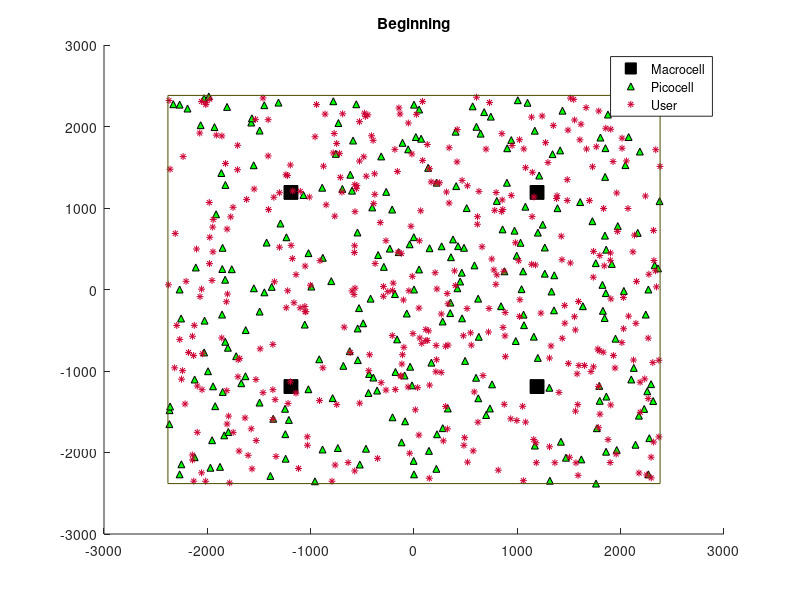

Here is the MATLAB script that generated this plot: (Note: this script raises an error after producing the figure.)
%%Rebuild System 2017.2.22
clc, clear, close all
load('ttSimuT');

% ============================================================================== %
%   ____                                                                         %
%  |    \                                                                        %
%  |     \                                                                       %
%  |     |                                                                       %
%  |     /                                                                       %
%  |____/                                                                        % 
%  |        ____            ____        _  _      __     __|__      __           %
%  |       /    \    | /   /    \     |/ \/ \    /  \      |       /  \    | /   %
%  |       |    |\   |/    |    |\    |  |  |    |__/      | /     |__/    |/    %
%  |       \____/ \  |     \____/ \   |  |  |    |___      |/      |___    |     %
% ============================================================================== %

% -----------------------------------------------------
% -------/* Simulation Parameters Setting /* (待確認)--
% -----------------------------------------------------
MTS_1s = 1;		% [sec]														% Minimum Time-of-Stay from 3GPP Standard [sec]
MTS_5s = 5;		% [sec]
TST_HD = 0;


% -----------------------------------------------------
% -----------------/* Time Slot */---------------------
% -----------------------------------------------------
t_d        = 0.1; % ONE MILLISECOND % it's UNIT: sec		% [[[ADJ]]]     % Simulation time duration [sec]
t_start    = t_d;
t_simu     = (t_d/t_d) * ttSimuT; % it's UNIT: sec			% [[[ADJ]]]     % Total Simulation Time [sec]
n_Measured = t_simu/t_d;	                                                % # measurements [# number of times]

											    
% -----------------------------------------------------
% ----------------/* Base Station */-------------------
% -----------------------------------------------------
rectEdge = 4763;															% 系統的邊界 [meter]
load('MC_lct_4sq');															% 大細胞的位置讀出來，矩陣叫:  Macro_location		
load('PC_lct_4sq_n250_random');                                         % 小細胞的位置讀出來 ，矩陣叫: Pico_location
BS_lct = [Macro_location ; Pico_location];								    % 全部細胞的位置

P_MC_dBm    =  46;															% 大細胞 total TX power (全部頻帶加起來的power) [dBm]
P_PC_dBm    =  30;															% 小細胞 total TX power (全部頻帶加起來的power) [dBm]
P_minRsrpRQ = -100; % [dBm]                          		% [[[ADJ]]]     % Minimum Required power to provide services 
																			% sufficiently for UE accessing to BS [dBm]
																			% Requirement for accessing a particular cell
MACROCELL_RADIUS = (10^((P_MC_dBm-P_minRsrpRQ-128.1)/37.6))*1e+3;
PICOCELL_RADIUS  = (10^((P_PC_dBm-P_minRsrpRQ-140.7)/36.7))*1e+3;

n_MC = length(Macro_location);			                                    % 大細胞的數目
n_PC = length(Pico_location);	                                            % 小細胞的數目
n_BS = n_MC + n_PC;															% 全部細胞的數目

% -----------------------------------------------------
% -------------/* Resource Parameter */----------------
% -----------------------------------------------------
sys_BW      = 5   * 1e+6;									% [[[ADJ]]]		% 系統總頻寬 5MHz
BW_PRB      = 180 * 1e+3;													% LTE 每個Resource Block的頻寬為 180kHz
n_ttoffered = sys_BW/(BW_PRB/9*10);											% [[[ADJ]]]     % #max cnct per BS i.e., PRB
                                                                            % 系統 RB 的總數，*9/10那段是把RB的CP算進來除
																			% B E N: Max #PRB under BW = 10 Mhz per slot(0.5ms)
Pico_part   = n_ttoffered;          
GBR         = 256 * 1024;													% Guaranteed Bit Rate is 256 kbit/sec

SINR_th     = -7;		                     								% 這裡應該要設為 -6.5dB (按照3gpp的規格)

% -----------------------------------------------------
% -----------------/* Channel */-----------------------
% -----------------------------------------------------
Gamma_MC            = 3.76;                                                 % Pathloss Exponent (MC)            
Gamma_PC            = 3.67;                                                 % Pathloss Exponent (PC)  
P_N_dBmHz           = -174; % [dBm/Hz]										% 高斯雜訊的 Power Density [dBm/Hz]
LTE_NoiseFloor_dBm  = P_N_dBmHz + 10*log10(BW_PRB);							% Noise Floor approximate -121.45 [dBm/RB]
LTE_NoiseFloor_watt = 10^((LTE_NoiseFloor_dBm - 30)/10);					% Noise Floor approximate 7.1614 * 1e+16 [watt/RB]



% -----------------------------------------------------
% ------------/* User 位置和數目 */--------------------
% -----------------------------------------------------
load('UE_lct_n400_random');
UE_lct = UE_location;                                                       % 讀UE的位置出來 (注意檔名)
n_UE = length(UE_lct);			                                            % 全部UE的數目

% -----------------------------------------------------
% -------------/* Handover Setting */------------------
% -----------------------------------------------------
HHM    = 3;	  % [dB]										% [[[ADJ]]]     % Handover Hysteresis Margin [dB]
t_TTT  = 0.1; % [sec]										% [[[ADJ]]]     % NYC
t_T310 = 1;   % [sec]

% -----------------------------------------------------
% ----------------/* Q-Learning */---------------------
% -----------------------------------------------------
n_FuzzyDegree =  5;
n_Rule        = 25;
n_Act         =  5;

FQ_BS_DF_TST = 0.8;											% [[[INH]]]     % Discount Factor
FQ_BS_LR_TST = 0.2;											% [[[INH]]]     % Learning Rate
FQ_BS_LI_TST = 5  ;											% [[[INH]]]     % Learning Interval is 5 [sec]

% -----------------------------------------------------
% -----------/* 把系統Model圖跑出來 */-----------------
% -----------------------------------------------------
figure(), hold on;
plot(Macro_location(:,1), Macro_location(:,2), 'sk', 'MarkerFaceColor', 'k','MarkerSize',10);
plot(Pico_location(:,1), Pico_location(:,2), '^k', 'MarkerFaceColor', 'g','MarkerSize', 5);
plot(UE_lct(:,1), UE_lct(:,2), '*', 'Color',[0.8 0.0 0.2],'MarkerSize',5);
plot([+1,-1,-1,+1,+1]*rectEdge/2, [+1,+1,-1,-1,+1]*rectEdge/2, 'Color', [0.3 0.3 0.0]);
title('Beginning');
legend('Macrocell','Picocell','User');
set(gcf,'numbertitle','off');
set(gcf,'name','Environment');



% ================================================================== %
%   ________                                                         %
%      |                                                        |    %
%      |                                                        |    %
%      |                                                        |    %
%      |                                                        |    %
%      |           __      .       |       .       ____         |    %
%      |        | /  \           __|__            /    \        |    %
%      |        |/    \    |       |       |     |      |       |    %
%      |        |     |    |       | /     |     |      |\      |    %
%   ___|____    |     |    |       |/      |      \____/  \     |    %
% ================================================================== %

% -----------------------------------------------------
% ---------/* 下面是細胞跟UE的初始化 */----------------
% -----------------------------------------------------
% MC Setting
dist_MC    = zeros(1, n_MC);										        % dist. btwn UE and MC
RsrpMC_dBm = zeros(1, n_MC);										        % RSRP from MC
RsrpMC_dB  = zeros(1, n_MC);
idx_RsrpMC = 0;														        % Just Initialization

% PC setting
dist_PC    = zeros(1, n_PC);										        % dist. btwn PC and UE
RsrpPC_dBm = zeros(1, n_PC);										        % RSRP from PC
RsrpPC_dB  = zeros(1, n_PC);
idx_RsrpPC = 0;														        % Just Initialization

% UE setting
UE_v              = zeros(n_UE, 2);									        % User's velocities on x-axis & y-axis respectively
UE_timer_RWP1step = zeros(n_UE, 1);									        % The Timer of RandomWayPoint for changing DIRC
load('seedSpeedMDS'); 	% 1000 x 6666								        % 2016.11.17
load('seedAngleDEG');   % 1000 x 6666								        % 2016.11.24
load('seedEachStep'); 	% 1000 x 6666									    % 2016.11.17
idx_SEED          = ones(n_UE, 1);	% seed index						    % 2016.11.17
INT_SSL           = zeros(n_UE,1);	% Interference proposed by SSL

% -----------------------------------------------------
% ---------/* 下面是TST BDRY的初始化*/-----------------
% -----------------------------------------------------
% BS部分
n_RBoffer_TST   = zeros(1, n_BS);									        % The number of RB a BS offer to UEs inside it
Load_TST        = zeros(1, n_BS);
CIO_TST         = zeros(1, n_BS);

n_HO_BS_TST     = zeros(1, n_BS);	% Only for target cell			        % KPI: Handover Number of BS

% UE部分
crntRSRP_TST    = zeros(n_UE, 1);		% [dBm]

idx_UEcnct_TST  = zeros(1, n_UE);                                           % UE實際連結的基地台
idx_UEprey_TST  = zeros(1, n_UE);		                                    % UE想要連結的基地台


logical_HO      = zeros(1, n_UE);								            % '1' if idx_UEcnct just changed; '0' if idx_UEcnct is same.

timer_Arrive    = zeros(1, n_UE);	                                        % 2017.01.04


timer_TTT_TST  = zeros(1, n_UE) + t_TTT;
n_HO_UE_TST    = zeros(1, n_UE);								            % KPI: Handover Number of UE
n_HO_M2M       = 0;
n_HO_M2P       = 0;
n_HO_P2M       = 0;
n_HO_P2P       = 0;
n_HO_P2P_CoMP  = 0;

state_PPE_TST  = zeros(n_UE, 5);
n_PPE_1s_TST   = zeros(1, n_UE);								            % KPI: Ping-Pong Number
n_PPE_5s_TST   = zeros(1, n_UE);								            % KPI: Ping-Pong Number
PPR_5s_TST     = zeros(1, n_UE);								            % 2016.12.15


timer_Drop_OngoingCall_NoRB      = zeros(1, n_UE) + t_T310;
timer_Drop_OngoingCall_RBNotGood = zeros(1, n_UE) + t_T310;


% DropReason           = zeros(1,n_UE);	                                    % 2016.12.27	Drop Reason Range = [1,2,3,4] 
% 													                                    %   1 : RB not enough
% 													                                    %   2 : ToS limit
% 													                                    %   3 : Connecting
% 													                                    %   4 : TTT countdown

% DropReason1_M2M___RB = zeros(1,n_UE);	% Drop Reason = 1                   % 因為資源不夠而中斷 (Drop)連線
% DropReason2_M2P___RB = zeros(1,n_UE);	% Drop Reason = 1                     M2M(Macro to Macro)
% DropReason3_P2M___RB = zeros(1,n_UE);	% Drop Reason = 1                     M2P(Macro to Pico)
% DropReason4_P2P___RB = zeros(1,n_UE);	% Drop Reason = 1

% DropReason5_M2M__ToS = zeros(1,n_UE);	% Drop Reason = 2                   % 因為ToS太短，小於ToS Threshold，所以不Handover
% DropReason6_M2P__ToS = zeros(1,n_UE);	% Drop Reason = 2
% DropReason7_P2M__ToS = zeros(1,n_UE);	% Drop Reason = 2
% DropReason8_P2P__ToS = zeros(1,n_UE);	% Drop Reason = 2

% DropReason9_MMM_Conn = zeros(1,n_UE);	% Drop Reason = 3                   % A3 event 沒有發生，且因為CIO 的關係造成dropping
% DropReasonX_PPP_Conn = zeros(1,n_UE);	% Drop Reason = 3                     MMM and PPP代表目前serving對象為MC or PC

% DropReasonY_M2M__TTT = zeros(1,n_UE);	% Drop Reason = 4                   % 在TTT以內的時間發生dropping
% DropReasonY_M2P__TTT = zeros(1,n_UE);	% Drop Reason = 4
% DropReasonY_P2M__TTT = zeros(1,n_UE);	% Drop Reason = 4
% DropReasonY_P2P__TTT = zeros(1,n_UE);	% Drop Reason = 4
% % 老師的解讀:Reason1, 3, 4都是因為資源不夠的關係 (待確認)

% UE TST (LPA的部分)
LPA_P1t = zeros(1,n_UE);	% TrgtCell
LPA_P2t = zeros(1,n_UE);
LPA_P3t = zeros(1,n_UE);
LPA_Ps  = 10^((P_minRsrpRQ-30)/10);	% [Watt]
LPA_t1  = zeros(1,n_UE);
LPA_t2  = zeros(1,n_UE);
LPA_t3  = zeros(1,n_UE);
LPA_idx_pkt      = zeros(1,n_UE);
LPA_pred_trgtToS = zeros(1,n_UE);


GPSinTST_trgtToS = zeros(1,n_UE); % GPS量出來的 TOS

% -----------------------------------------------------
% ---------/* Fuzzy Q Learning 的初始化*/--------------
% -----------------------------------------------------
DoM_CIO_TSTc       = zeros(n_BS, n_FuzzyDegree);
DoM_Load_TSTc      = zeros(n_BS, n_FuzzyDegree);
DoT_Rule_New_TSTc  = zeros(n_BS, n_Rule);
DoT_Rule_Old_TSTc  = zeros(n_BS, n_Rule);
Q_Table_TSTc       = zeros(n_Rule, n_Act, n_BS);
% load('Q_Table_TSTc');
GlobalAct_TSTc     = zeros(1,n_BS);
idx_subAct_choosed_new_TSTc = zeros(n_BS, n_Rule);
idx_subAct_choosed_old_TSTc = zeros(n_BS, n_Rule);
Q_fx_new_TSTc      = zeros(1,n_BS);
Q_fx_old_TSTc      = zeros(1,n_BS);
V_fx_new_TSTc      = zeros(1,n_BS);
Q_reward_TSTc      = zeros(1,n_BS);
Q_bonus_TSTc       = zeros(1,n_BS);

% -----------------------------------------------------
% ---------/* 計算 Performance 的初始化 */-------------
% -----------------------------------------------------
% 算BS的
PRFM_TST_BS_CBR   = zeros(1, n_Measured);
PRFM_TST_BS_CDR   = zeros(1, n_Measured);
PRFM_TST_BS_QoS   = zeros(1, n_Measured);

% 算UE的
PRFM_TST_UE_nHO   = zeros(1, n_Measured);
PRFM_TST_UE_CBR   = zeros(1, n_Measured);	% 2017.01.05
PRFM_TST_UE_CDR   = zeros(1, n_Measured);
PRFM_TST_UE_1snPP = zeros(1, n_Measured);
PRFM_TST_UE_5snPP = zeros(1, n_Measured);
PRFM_TST_UE_5sPPR = zeros(1, n_Measured);

% 算Load Balancing
LB_Idle           = zeros(1, n_Measured);	% 2017.01.19
LB___PC           = zeros(1, n_Measured);	% 2017.01.19
LB___MC           = zeros(1, n_Measured);	% 2017.01.19

% Counter 
PRFM_CTR          = 1;

% -----------------------------------------------------
% ---------------/* 我的東西 初始化 */-----------------
% -----------------------------------------------------
CRE_Macro       = zeros(1, n_MC) + 0;                      % Macro 的 CRE [dBm]
CRE_Pico        = zeros(1, n_PC) + 0;                      % Pico  的 CRE [dBm]
CRE             = [CRE_Macro CRE_Pico];                    % Cell Range Expension，主要給小細胞用的，讓小細胞抓更多人進來

BS_RB_table     = zeros(n_MC + n_PC, n_ttoffered);         % 全部Cell的RB使用狀況    0:未用 1:已用
BS_RB_who_used  = zeros(n_MC + n_PC, n_ttoffered);         % Cell的RB看是哪個UE在用
UE_RB_used      = zeros(n_UE, n_ttoffered);                % UE使用了哪些RB          0:未用 1:已用
UE_Throughput   = zeros(1, n_UE);                          % 顯示每個UE的Throughput  

UE_CoMP_orNOT   = zeros(1, n_UE);                          % 判斷UE又沒有在做CoMP  0:沒有 1:正在做CoMP                    
idx_UEcnct_CoMP = zeros(n_UE, 2);                          % 看UE是給哪兩個Cell做CoMP : Colunm1 是 Serving Cell, Colunm2 是 Cooperating Cell
CoMP_Threshold  = 4;                                       % 執行CoMP的RSRP Threshold，一定要大於 3dB  (dBm)
CoMP_change_TTT = zeros(1, n_UE) + t_TTT;                  % UE在執行CoMP時，交換Serving和Cooperating角色的TTT


% UE Block定義: 原本UE沒有Serving Cell, 該UE想重新連上線，卻被拒絕
% UE Drop 定義: UE原本有一Serving Cell在服務, 但因種種原因他被放棄

n_Block_UE                 = 0;				               % 被Blcok的人數

n_Block_NewCall_NoRB_Macro = 0;                            % NewCall 因為發現Cell(Max RSRP)沒有可以用的RB了, 所以放棄連線: Block 
n_Block_NewCall_NoRB_Pico  = 0;

n_Block_NewCall_RBNotGood_Macro  = 0;                      % NewCall 因為看到Cell(Max RSRP)可以用的RB之頻譜效率都=0  , 所以放棄連線: Block
n_Block_NewCall_RBNotGood_Pico   = 0;

n_Block_Waiting_BlockTimer       = 0;                      % 在等Block timer，被Block的

UE_CBR                     = 0;                            % Call Block Rate: 全部UE跑完後，  N(被Block的人數) / n_UE

n_Drop_UE                   = 0;                           % 被Drop 的人數

Drop_OngoingCall_NoRB_Macro = 0;                           % OngoingCall 因為發現Serving Cell 沒有可以用的RB了， 並且持續1秒，所以被放棄支持連線:  Drop
Drop_OngoingCall_NoRB_Pico  = 0;

Drop_OngoingCall_RBNotGood_Macro = 0;                      % OngoingCall 因為發現Serving Cell 可以用的RB之頻譜效率都=0 ，並且持續1秒，所以放棄連線:  Drop
Drop_OngoingCall_RBNotGood_Pico  = 0;

UE_CDR                     = 0;                            % Call Drop Rate: 全部UE跑完後， N(被Drop的人數) / n_UE

CDR_BS                     = zeros(1,n_BS);                % 每個Base Station把UE給Drop的次數 
CBR_BS                     = zeros(1,n_BS);                % 每個Base Station把UE給Block的次數

n_DeadUE_BS                = zeros(1, n_BS);		       % 在算BS的Call Block Rate用的
n_LiveUE_BS                = zeros(1, n_BS);		       % 在算BS的Call Block Rate用的    

CBR_BS_TST 		           = zeros(1, n_BS);			   % KPI: Call Block Rate  
CDR_BS_TST 		           = zeros(1, n_BS);			   % KPI: Outage Probability 2016.11.15 -> Call Drop Rate 2017.01.04

BS_RB_consumption          = zeros(1, n_BS);               % 每個Base Station在這段時間所使用的RB數

BS_last_time_serving       = zeros(1, n_BS);               % 上個state服務的人
	
UE_survive                 = 0;                            % UE平均存活人數


Handover_Failure_times                    = 0;                            % Handover失敗的次數
Handover_to_Macro_Failure_NoRB_times      = 0;                  % 想handover到Macro但是被拒絕的次數
Handover_to_Pico_Failure_NoRB_times       = 0;                  % 想handover到Pico但是被拒絕的次數

Handover_to_Macro_Failure_RBNotGood_times = 0;             % 想handover到Macro但是被拒絕的次數
Handover_to_Pico_Failure_RBNotGood_times  = 0;             % 想handover到Pico但是被拒絕的次數


Macro_Serving_Num_change        = zeros((ttSimuT/t_d), 1);
Pico_NonCoMP_Serving_Num_change = zeros((ttSimuT/t_d), 1);
% ============================================================= %
%    ________                                                   %
%   /                                                           %
%  /                                                            %
%  \                                                            %
%   \________      ___|___      ____        |  /     ___|___    %
%            \        |        /    \       | /         |       %
%             \       |       |      |      |/          |       %
%             /       | /     |      |\     |           | /     %
%   _________/        |/       \____/  \    |           |/      %
% ============================================================= %
tic

% Loop 1: Time
for idx_t = t_start : t_d : t_simu								            % [sec] % 0.1 sec per loop
	if (rem(idx_t,t_simu/ttSimuT) < 1e-3)                                       % 顯示時間用的，不知道在幹嘛， 不過不影響
		fprintf(' %.3f sec\n', idx_t)
	end

	AMP_Noise  = LTE_NoiseFloor_watt * randn(1);                            % 每個時間點的白高斯 雜訊都不一樣 [watt/RB]

	CIO_TST(1:1:n_MC) = -5;


	% Loop 2: User	
	% 寫收訊號的，A3 event，統計各個Performance，關係到RB 的要自己來 ( 細胞loading的問題, UE's SINR計算 )
	for idx_UE = 1:n_UE
		Dis_Connect_Reason  = 0;
		Dis_Handover_Reason = 0;

		if idx_t >= 5.9
			a = 1;
		end
		if idx_UE == 268
			a = 1;
		end


		% ============================================================================================= %
		%                    ________                             \                    ___              %
		%   |          |    |                  |    /            __\__ _______        |   |      |__    %
		%   |          |    |              |   |   /--------               | |        |___|   ___|___   %
		%   |          |    |              |  /|  /  \    /       ___      | |         ___   |  _|_ /   %
		%   |          |    |________      | / |      \  /        ___      | |         ___   |   |_     %
		%   |          |    |                  |       \/         ___      / \         /__   /          %
		%   |          |    |                  |       /\        |   |   \/   \  /       /  /   / \     %
		%    __________     |________          |    __/  \__     |___|   /\    \/      \/  /   /   \_   %
		%                                                                                               %
		% ============================================================================================= %
		for mc = 1:n_MC
			dist_MC(mc)    = norm(UE_lct(idx_UE,:) - Macro_location(mc,:)); % 該UE距離全部MC多遠 [meter]
			RsrpMC_dBm(mc) = P_MC_dBm - PLmodel_3GPP(dist_MC(mc), 'M');		% 該UE從這些MC收到的RSRP [dBm]
		end
		for pc = 1:n_PC
			dist_PC(pc)    = norm(UE_lct(idx_UE,:) - Pico_location(pc,:));  % 該UE距離全部PC多遠 [meter]
			RsrpPC_dBm(pc) = P_PC_dBm - PLmodel_3GPP(dist_PC(pc), 'P');	    % 該UE從這些PC收到的RSRP [dBm]
		end
		RsrpBS_dBm  = [RsrpMC_dBm RsrpPC_dBm];
		RsrpBS_dB   = RsrpBS_dBm - 30;								          
		RsrpBS_Watt = 10.^(RsrpBS_dB/10);                                   % 全部換成瓦特

		% =============================================================================================== %
		%                                                                                                 %
		%                                                ______                               ____        %
		%   |\     |                                   /                     |\          /|  |    \       %
		%   | \    |      __                          /              __      | \        / |  |     |      %
		%   |  \   |    /    \   _ ____      ______  |             /    \    |  \      /  |  |____/       %
		%   |   \  |   |      |  |/    \             |            |      |   |   \    /   |  |            %
		%   |    \ |   |      |  |      |             \           |      |   |    \  /    |  |            %
		%   |     \|    \ __ /   |      |              \_______    \ __ /    |      v     |  |            %
		%                                                                                                 %
		% =============================================================================================== %
		% UE在Non-CoMP下走的FlowChart

		% ------------------------------------------------------------------------------- %
		% 找出目前哪個基地台RSRP對該UE最大 ，而且是多少dB (對比到學長主程式的311-313行 )  %
		% ------------------------------------------------------------------------------- %
		temp_rsrp = RsrpBS_dBm + CIO_TST;
		% target對象不要選到自己
		if idx_UEcnct_TST(idx_UE) ~= 0
			temp_rsrp(idx_UEcnct_TST(idx_UE)) = min(temp_rsrp); 
		end
		% 選RSRP+CIO最大的出來				
		[~, idx_trgt] = max(temp_rsrp);

		% ------------------------------ %
		% 把目前應該要服務我的人抓出來   %
		% ------------------------------ %
		if idx_UEcnct_TST(idx_UE) == 0						 % 如果沒人服務我，只會發生在initial的時候
			idx_UEprey_TST(idx_UE) = idx_trgt;				 % RSRP 最大的成為我的目標
		else                             				     % 如果已經有人服務我了
			idx_UEprey_TST(idx_UE) = idx_UEcnct_TST(idx_UE); % 那目前的連線對象就是我的目標
		end

		% ----------------- %
		% 看有沒有人服務你  %
		% ----------------- %
		if (idx_UEcnct_TST(idx_UE) == 0) % 沒人服務，這可能是initial  or 被踢掉

			% --------------------------------------------------------------------- %
			% 當user被踢掉後，必須等一段時間才能重新拿RB，這裡就UE是在等這段時間    %
			% 當user等完了之後，就要開始拿RB                                        %
			% --------------------------------------------------------------------- %
			if (timer_Arrive(idx_UE) ~= 0) % Waiting Users
				timer_Arrive(idx_UE) = timer_Arrive(idx_UE) - t_d;	% Countdown
				if (timer_Arrive(idx_UE) < t_d)
					timer_Arrive(idx_UE) = 0;
				end
				Dis_Connect_Reason = 1; % 還在等連線，也算在Call  Block Rate頭上

			else  %(timer_Arrive(idx_UE) == 0): Arriving Users	
				% ---------------- %
				% 拿Resource Block %
				% ---------------- %				
				[BS_RB_table, BS_RB_who_used, UE_RB_used, idx_UEcnct_TST(idx_UE), UE_Throughput(idx_UE), Dis_Connect_Reason] = NewCall_take_RB(n_MC, n_PC, BS_RB_table, BS_RB_who_used, UE_RB_used, AMP_Noise, n_ttoffered, Pico_part, RsrpBS_Watt, ...
								                                                                                                               idx_UE, idx_trgt, GBR, BW_PRB);
								                                                                                                               
				% Check_RB_Function(UE_RB_used, BS_RB_table, BS_RB_who_used, UE_CoMP_orNOT, idx_UEcnct_TST, idx_UEcnct_CoMP, n_ttoffered, n_UE, n_BS);

				% -------------------------------------------------------------------- %
				% 不論UE是死是活，都會再給他一個等待時間，下次她被放棄時就會數這個     %
				% -------------------------------------------------------------------- %
				while timer_Arrive(idx_UE) == 0	
					timer_Arrive(idx_UE) = poissrnd(1);	% 2017.01.05 Not to be ZERO please.  % 不要是 0
				end					

				% ---------------------------------------------------- %
				% 計算Ping-Pong Effect是否有發生，跟Performance 的計算 %
				% 有兩個KPI: (1) 1秒內發生碰撞   (2) 5秒內發生碰撞     %
				% ---------------------------------------------------- %
				if idx_UEcnct_TST(idx_UE) ~= state_PPE_TST(idx_UE,1)	% 2017.01.04

					state_PPE_TST(idx_UE,:) = PingPong_Update(state_PPE_TST(idx_UE,:), idx_UEcnct_TST(idx_UE), idx_t);
					% ===/* Ping Pong State Update [1 sec] */===
					if    (state_PPE_TST(idx_UE,1) == state_PPE_TST(idx_UE,3) ...
						&& state_PPE_TST(idx_UE,1) ~= state_PPE_TST(idx_UE,2) ...
						&& state_PPE_TST(idx_UE,4) -  state_PPE_TST(idx_UE,5) <= MTS_1s ...
						&& prod(state_PPE_TST(idx_UE,:)) ~= 0)	% 2017.01.04 Live 2 Dead 2 Live is not Ping-Pong, Dead 2 Live 2 Dead either.
						% Ping-Pong Effect Occur
						n_PPE_1s_TST(idx_UE) = n_PPE_1s_TST(idx_UE) + 1; % [PRFM]
					end
					% ===/* Ping Pong State Update [5 sec] */===
					if    (state_PPE_TST(idx_UE,1) == state_PPE_TST(idx_UE,3) ...
						&& state_PPE_TST(idx_UE,1) ~= state_PPE_TST(idx_UE,2) ...
						&& state_PPE_TST(idx_UE,4) -  state_PPE_TST(idx_UE,5) <= MTS_5s ...
						&& prod(state_PPE_TST(idx_UE,:)) ~= 0)	% 2017.01.04 Live 2 Dead 2 Live is not Ping-Pong, Dead 2 Live 2 Dead either.
						% Ping-Pong Effect Occur
						n_PPE_5s_TST(idx_UE) = n_PPE_5s_TST(idx_UE) + 1; % [PRFM]
						PPR_5s_TST(idx_UE)   = n_PPE_5s_TST(idx_UE) / n_HO_UE_TST(idx_UE);	% 2016.12.15
					end
				end 					
			end


			% ----------------- %
			% 計算UE Call Block %
			% ----------------- %
			if Dis_Connect_Reason == 0

				% 還原
				Dis_Connect_Reason = 0;

			else
				if Dis_Connect_Reason == 1
					n_Block_UE = n_Block_UE + 1;

					% 該UE因為Cell的資源不夠被放棄
					if idx_trgt <= n_MC
						n_Block_NewCall_NoRB_Macro = n_Block_NewCall_NoRB_Macro + 1;							
					else
						n_Block_NewCall_NoRB_Pico = n_Block_NewCall_NoRB_Pico + 1;
					end

					% 還原
					Dis_Connect_Reason = 0;

				elseif Dis_Connect_Reason == 2
					n_Block_UE = n_Block_UE + 1;
					
					% 該UE因為看到的RB之頻譜效率都太低了,  所以被拒絕
					if idx_trgt <= n_MC
						n_Block_NewCall_RBNotGood_Macro = n_Block_NewCall_RBNotGood_Macro + 1;							
					else
						n_Block_NewCall_RBNotGood_Pico = n_Block_NewCall_RBNotGood_Pico + 1;
					end

					% 還原
					Dis_Connect_Reason = 0;
					
				elseif Dis_Connect_Reason == 3
					n_Block_UE = n_Block_UE + 1;

					% 因為UE還在等 ，所以也算被Block
					n_Block_Waiting_BlockTimer = n_Block_Waiting_BlockTimer + 1;

					% 還原
					Dis_Connect_Reason = 0;				
				end
			end

		else %(idx_UEcnct_TST(idx_UE) ~= 0): 有人正在服務我 

			% --------------- %
			% 更新Throuhgput  %
			% --------------- %
			[UE_Throughput(idx_UE)] = Non_CoMP_Update_Throughput(n_MC, n_PC, BS_RB_table, UE_RB_used, AMP_Noise, n_ttoffered, Pico_part, RsrpBS_Watt, ...
													             idx_UE, idx_UEcnct_TST(idx_UE), BW_PRB);

			% -------------------- %
			% 看A3 Event有沒有成立 %
			% -------------------- %						
			if (RsrpBS_dBm(idx_trgt) + CIO_TST(idx_trgt) > RsrpBS_dBm(idx_UEcnct_TST(idx_UE)) + CIO_TST(idx_UEcnct_TST(idx_UE)) + HHM)

				% A3 Event一旦trigger，TTT就開始數
				if (timer_TTT_TST(idx_UE) <= t_TTT && timer_TTT_TST(idx_UE) > 0)

					% 單純減TTT
					timer_TTT_TST(idx_UE) = timer_TTT_TST(idx_UE) - t_d;
					if (timer_TTT_TST(idx_UE) < 1e-5)	% [SPECIAL CASE] 0930
						timer_TTT_TST(idx_UE) = 0;		% [SPECIAL CASE]
					end 

				elseif (timer_TTT_TST(idx_UE) == 0)	
					% ==================================================================== %	% ================================== %
					%     -----    ------    -----             -------   -----   -------   %	%   ------  ------   ------  -   --	 %
					%    /         |     )  (                     |     (           |      %	%   |     ) |     \  |     )  \ /	 %
					%   |     ---  |-----    -----     o -_       |      -----      |      %	%   ------  |      | ------    V 	 %
					%    \     |   |              )    | | |      |           )     |      %	%   |     ) |     /  |     \   |	 %
					%     -----    -         -----     - - -      -      -----      -      %	%   ------  ------   -     -   -	 %
					% ==================================================================== %	% ================================== %
					% distance_UE_target = norm(UE_lct(idx_UE,:) - BS_lct(idx_trgt,:));							
					% % tToS
					% if idx_trgt <= n_MC
					% 	GPSinTST_trgtToS(idx_UE) = GPS_fx(BS_lct(idx_trgt,:), MACROCELL_RADIUS, UE_lct(idx_UE,:), UE_v(idx_UE,:)) - t_TTT; % 2017.01.21
					% else  % idx_trgt > n_MC
					% 	GPSinTST_trgtToS(idx_UE) = GPS_fx(BS_lct(idx_trgt,:), distance_UE_target, UE_lct(idx_UE,:), UE_v(idx_UE,:)) - t_TTT; % 2017.01.21
					% end

					% Willie的演算法
					% if GPSinTST_trgtToS(idx_UE) > TST_HD
						% 通過A3 Event ---> 數完TTT ---> Time of Stay Threshold大於TST_HD ---> 接下來檢查夠不夠資源

					% Handover Call來拿RB
					temp_idx_UEcnct_TST = idx_UEcnct_TST(idx_UE); % 暫存的，來紀錄從哪裡handover到哪裡
					[BS_RB_table, BS_RB_who_used, UE_RB_used, idx_UEcnct_TST(idx_UE), UE_Throughput(idx_UE), Dis_Handover_Reason] = HandoverCall_take_RB(n_MC, n_PC, BS_RB_table, BS_RB_who_used, UE_RB_used, AMP_Noise, n_ttoffered, Pico_part, RsrpBS_Watt, ...
									                                                                                                                    idx_UE, idx_UEcnct_TST(idx_UE), idx_trgt, UE_Throughput(idx_UE), GBR, BW_PRB);
					% Check_RB_Function(UE_RB_used, BS_RB_table, BS_RB_who_used, UE_CoMP_orNOT, idx_UEcnct_TST, idx_UEcnct_CoMP, n_ttoffered, n_UE, n_BS);

					if idx_UEcnct_TST(idx_UE) == idx_trgt
						% !!!!!!!!!!成功Handvoer到Target Cell!!!!!!!!!!
						% ---------------- %
						% Handover次數計算 %
						% ---------------- %
						n_HO_UE_TST(idx_UE)   = n_HO_UE_TST(idx_UE)   + 1;
						n_HO_BS_TST(idx_trgt) = n_HO_BS_TST(idx_trgt) + 1;	% Only for target cell

						% ----------------------------------- %
						% 看Handover是從什麼Cell換到什麼Cell  %
						% ----------------------------------- %
						if     temp_idx_UEcnct_TST <= n_MC && idx_UEcnct_TST(idx_UE) <= n_MC
							n_HO_M2M = n_HO_M2M + 1;
						elseif temp_idx_UEcnct_TST <= n_MC && idx_UEcnct_TST(idx_UE) >  n_MC
							n_HO_M2P = n_HO_M2P + 1;
						elseif temp_idx_UEcnct_TST >  n_MC && idx_UEcnct_TST(idx_UE) <= n_MC
							n_HO_P2M = n_HO_P2M + 1;
						elseif temp_idx_UEcnct_TST >  n_MC && idx_UEcnct_TST(idx_UE) >  n_MC
							n_HO_P2P = n_HO_P2P + 1;
						end	

						% ------------------------------------- %
						% 記錄該UE在該時間點是否執行了Handover  %
						% ------------------------------------- %
						logical_HO(idx_UE) = 1;	% Handover success.

						% --------- %
						% TTT Reset %
						% --------- %
						timer_TTT_TST(idx_UE) = t_TTT;	% 2016.12.28

						% --------------------- %
						% Ping-Pong Rate UPDATE %
						% --------------------- %
						PPR_5s_TST(idx_UE)    = n_PPE_5s_TST(idx_UE) / n_HO_UE_TST(idx_UE);	% 2017.01.01
					else
						Handover_Failure_times = Handover_Failure_times + 1;

						% Handover失敗了，看是Handover誰而失敗，阿為什麼失敗，計錄下來
						if Dis_Handover_Reason == 1
							if idx_trgt <= n_MC
								Handover_to_Macro_Failure_NoRB_times = Handover_to_Macro_Failure_NoRB_times + 1;
							else
								Handover_to_Pico_Failure_NoRB_times  = Handover_to_Pico_Failure_NoRB_times + 1;
							end

						elseif Dis_Handover_Reason == 2
							if idx_trgt <= n_MC
								Handover_to_Macro_Failure_RBNotGood_times = Handover_to_Macro_Failure_RBNotGood_times + 1;										
							else
								Handover_to_Pico_Failure_RBNotGood_times  = Handover_to_Pico_Failure_RBNotGood_times + 1;
							end
						end
						Dis_Handover_Reason = 0;

						% ------------------------------------- %
						% 記錄該UE在該時間點是否執行了Handover  %
						% ------------------------------------- %
						logical_HO(idx_UE) = 0;	% Handover fail
					end
					% end
				end		
			else
				% 沒有Handover !!!
				logical_HO(idx_UE) = 0;

				% TTT Reset
				timer_TTT_TST(idx_UE) = t_TTT;
			end
			% Check_RB_Function(UE_RB_used, BS_RB_table, BS_RB_who_used, UE_CoMP_orNOT, idx_UEcnct_TST, idx_UEcnct_CoMP, n_ttoffered, n_UE, n_BS);

            % ----------------------------------------------------------- %
			% 如果(1)沒有過A3 Event               __\  就會走以下的流程   %
			%     (2)過了但是Target Cell沒有資源    /	                  %
			% ----------------------------------------------------------- %			
			if logical_HO(idx_UE) == 0

				% ------------------------------------------------------ %
				% 如果Throughput < GBR，先來換換看，這裡注意一定要先換   %
				% ------------------------------------------------------ %
				if UE_Throughput(idx_UE) < GBR
					if idx_UEcnct_TST(idx_UE) <= n_MC
						%  看能不能換個RB 位置 					
						if UE_Throughput(idx_UE) < GBR && (isempty(find(UE_RB_used(idx_UE,:) == 1)) == 0) && (isempty(find(BS_RB_table(idx_UEcnct_TST(idx_UE),:) == 0)) == 0)
							[BS_RB_table, BS_RB_who_used, UE_RB_used, UE_Throughput(idx_UE)] = Non_CoMP_Serving_change_RB(n_MC, n_PC, BS_RB_table, BS_RB_who_used, UE_RB_used, AMP_Noise, n_ttoffered, Pico_part, RsrpBS_Watt, ...
								                                                                                          idx_UE, idx_UEcnct_TST(idx_UE), UE_Throughput(idx_UE), GBR, BW_PRB);						                                                                                          
						end
					else
						%  看能不能換個RB 位置 					
						if UE_Throughput(idx_UE) < GBR && (isempty(find(UE_RB_used(idx_UE, 1:Pico_part) == 1)) == 0) && (isempty(find(BS_RB_table(idx_UEcnct_TST(idx_UE),:) == 0)) == 0)
							[BS_RB_table, BS_RB_who_used, UE_RB_used, UE_Throughput(idx_UE)] = Non_CoMP_Serving_change_RB(n_MC, n_PC, BS_RB_table, BS_RB_who_used, UE_RB_used, AMP_Noise, n_ttoffered, Pico_part, RsrpBS_Watt, ...
								                                                                                          idx_UE, idx_UEcnct_TST(idx_UE), UE_Throughput(idx_UE), GBR, BW_PRB);		                                                                                          
						end
					end

					% Check_RB_Function(UE_RB_used, BS_RB_table, BS_RB_who_used, UE_CoMP_orNOT, idx_UEcnct_TST, idx_UEcnct_CoMP, n_ttoffered, n_UE, n_BS);
				end

				% ------------------------------------ %
				% 如果Throughput >= GBR，看能不能丟RB  %
				% ------------------------------------ %
				if UE_Throughput(idx_UE) >= GBR
					% 把頻譜效率 = 0的RB丟掉，如果還可以再丟，那就繼續丟
					[BS_RB_table, BS_RB_who_used, UE_RB_used, UE_Throughput(idx_UE)] = Non_CoMP_throw_RB(n_MC, n_PC, BS_RB_table, BS_RB_who_used, UE_RB_used, AMP_Noise, n_ttoffered, Pico_part, RsrpBS_Watt, ...
																									     idx_UE, idx_UEcnct_TST(idx_UE), GBR, BW_PRB);

					% Check_RB_Function(UE_RB_used, BS_RB_table, BS_RB_who_used, UE_CoMP_orNOT, idx_UEcnct_TST, idx_UEcnct_CoMP, n_ttoffered, n_UE, n_BS);
				end


				% ---------------------------------------------------- %
				% 再來看UE的Throughput狀況怎樣，再來看說要不要多拿RB   %
				% ---------------------------------------------------- %
				if UE_Throughput(idx_UE) < GBR
					[BS_RB_table, BS_RB_who_used, UE_RB_used, UE_Throughput(idx_UE), Dis_Connect_Reason] = Non_CoMP_take_RB(n_MC, n_PC, BS_RB_table, BS_RB_who_used, UE_RB_used, AMP_Noise, n_ttoffered, Pico_part, RsrpBS_Watt, ...
																															idx_UE, idx_UEcnct_TST(idx_UE), UE_Throughput(idx_UE), GBR, BW_PRB);																											
					
					% Check_RB_Function(UE_RB_used, BS_RB_table, BS_RB_who_used, UE_CoMP_orNOT, idx_UEcnct_TST, idx_UEcnct_CoMP, n_ttoffered, n_UE, n_BS);
				end


				% ----------------------------------------------------------------- %
				% 總於言之呢，Throughput有過QoS，就是OK啦，如果不ok就不會進來這了   %
				% ----------------------------------------------------------------- %
				if UE_Throughput(idx_UE) >= GBR
					Dis_Connect_Reason = 0;
				end
			end 


			% ---------------------------------- %
			% 計算UE Call Drop and BS Call Drop  %
			% ---------------------------------- %
			if Dis_Connect_Reason == 0          % 會進來這代表 (1)UE handover成功 (2)沒有handover or handover失敗，但是UE成功連回Serving  Cell

				% Dropping timer 重置為 1sec					
				timer_Drop_OngoingCall_NoRB(idx_UE) = t_T310;
				timer_Drop_OngoingCall_RBNotGood(idx_UE) = t_T310;

				% 還原
				Dis_Connect_Reason = 0;
			else
				if Dis_Connect_Reason == 1      % 會進來這裡就是  (1)找Serving Cell要資源，Serving Cell說資源沒了
					if timer_Drop_OngoingCall_NoRB(idx_UE) <= t_T310 && timer_Drop_OngoingCall_NoRB(idx_UE) > 0
						timer_Drop_OngoingCall_NoRB(idx_UE) = timer_Drop_OngoingCall_NoRB(idx_UE) - t_d;
						if timer_Drop_OngoingCall_NoRB(idx_UE) < 1e-5	% [SPECIAL CASE]
							timer_Drop_OngoingCall_NoRB(idx_UE) = 0;		% [SPECIAL CASE]
						end 

						% 還原
						Dis_Connect_Reason = 0;

					elseif timer_Drop_OngoingCall_NoRB(idx_UE) == 0

						% Drop記上一筆
						n_Drop_UE = n_Drop_UE + 1;

						% 該UE因為Cell的資源不夠被放棄						
						CDR_BS(idx_UEcnct_TST(idx_UE)) = CDR_BS(idx_UEcnct_TST(idx_UE)) + 1;

						% 看UE是被Macro還是Pico說資源不夠，而把你斷掉的
						if idx_UEcnct_TST(idx_UE) <= n_MC
							Drop_OngoingCall_NoRB_Macro = Drop_OngoingCall_NoRB_Macro + 1;								
						else
							Drop_OngoingCall_NoRB_Pico  = Drop_OngoingCall_NoRB_Pico + 1;
						end

						% 把RB還給Serving Cell
						if idx_UEcnct_TST(idx_UE) <= n_MC
							for RB_index = 1:1:n_ttoffered
								if BS_RB_table(idx_UEcnct_TST(idx_UE), RB_index) == 1 && UE_RB_used(idx_UE, RB_index) == 1
									BS_RB_table(idx_UEcnct_TST(idx_UE), RB_index)    = 0;
									BS_RB_who_used(idx_UEcnct_TST(idx_UE), RB_index) = 0;
									UE_RB_used(idx_UE, RB_index)                     = 0;
								end
							end
						else
							for RB_index = 1:1:Pico_part
								if BS_RB_table(idx_UEcnct_TST(idx_UE), RB_index) == 1 && UE_RB_used(idx_UE, RB_index) == 1
									BS_RB_table(idx_UEcnct_TST(idx_UE), RB_index)    = 0;
									BS_RB_who_used(idx_UEcnct_TST(idx_UE), RB_index) = 0;
									UE_RB_used(idx_UE, RB_index)                     = 0;
								end
							end
						end		
						idx_UEcnct_TST(idx_UE) = 0; % 結束連線
						UE_Throughput(idx_UE)  = 0; % UE的throughput歸零

						% Dropping timer 重置為 1sec
						timer_Drop_OngoingCall_NoRB(idx_UE) = t_T310;
						timer_Drop_OngoingCall_RBNotGood(idx_UE) = t_T310;

						% 還原
						Dis_Connect_Reason = 0;
					end

				elseif Dis_Connect_Reason == 2  % 會進來這裡就是  (1)找Serving Cell要資源，發現Serving Cell的RB質量不夠

					if timer_Drop_OngoingCall_RBNotGood(idx_UE) <= t_T310 && timer_Drop_OngoingCall_RBNotGood(idx_UE) > 0
						% 倒數Drop timer 
						timer_Drop_OngoingCall_RBNotGood(idx_UE) = timer_Drop_OngoingCall_RBNotGood(idx_UE) - t_d;
						if timer_Drop_OngoingCall_RBNotGood(idx_UE) < 1e-5	% [SPECIAL CASE]
							timer_Drop_OngoingCall_RBNotGood(idx_UE) = 0;		% [SPECIAL CASE]
						end 

						% 還原
						Dis_Connect_Reason = 0;

					elseif timer_Drop_OngoingCall_RBNotGood(idx_UE) == 0

						% Drop記上一筆
						n_Drop_UE = n_Drop_UE + 1;

						% 該Ongoing Call因為看到的RB之頻譜效率都太低了,  並且持續1秒, 所以被拒絕
						CDR_BS(idx_UEcnct_TST(idx_UE))  = CDR_BS(idx_UEcnct_TST(idx_UE)) + 1;

						% 這裡是因為UE自己走太遠，但在之間如果有想Handover但被拒絕，導致他走太遠沒人服務，這也要算一筆							
						if idx_UEcnct_TST(idx_UE) <= n_MC
							Drop_OngoingCall_RBNotGood_Macro = Drop_OngoingCall_RBNotGood_Macro + 1;
						else
							Drop_OngoingCall_RBNotGood_Pico  = Drop_OngoingCall_RBNotGood_Pico + 1;
						end		

						% 把RB還給Serving Cell
						if idx_UEcnct_TST(idx_UE) <= n_MC
							for RB_index = 1:1:n_ttoffered
								if BS_RB_table(idx_UEcnct_TST(idx_UE), RB_index) == 1 && UE_RB_used(idx_UE, RB_index) == 1
									BS_RB_table(idx_UEcnct_TST(idx_UE), RB_index)    = 0;
									BS_RB_who_used(idx_UEcnct_TST(idx_UE), RB_index) = 0;
									UE_RB_used(idx_UE, RB_index)                     = 0;
								end
							end
						else
							for RB_index = 1:1:Pico_part
								if BS_RB_table(idx_UEcnct_TST(idx_UE), RB_index) == 1 && UE_RB_used(idx_UE, RB_index) == 1
									BS_RB_table(idx_UEcnct_TST(idx_UE), RB_index)    = 0;
									BS_RB_who_used(idx_UEcnct_TST(idx_UE), RB_index) = 0;
									UE_RB_used(idx_UE, RB_index)                     = 0;
								end
							end
						end	
						idx_UEcnct_TST(idx_UE) = 0; % 結束連線
						UE_Throughput(idx_UE)  = 0; % UE的throughput歸零

						% Dropping timer 重置為 1sec
						timer_Drop_OngoingCall_NoRB(idx_UE) = t_T310;
						timer_Drop_OngoingCall_RBNotGood(idx_UE) = t_T310;
						% 還原
						Dis_Connect_Reason = 0;
					end						
				end
			end
			% Check_RB_Function(UE_RB_used, BS_RB_table, BS_RB_who_used, UE_CoMP_orNOT, idx_UEcnct_TST, idx_UEcnct_CoMP, n_ttoffered, n_UE, n_BS);

			% --------------------------------- %
			% 主要統計: 檢查Ping-Pong有沒有發生 %
			% --------------------------------- %
			if logical_HO(idx_UE) == 1

				% ---------------------------------------------------- %
				% 計算Ping-Pong Effect是否有發生，跟Performance 的計算 %
				% 有兩個KPI: (1) 1秒內發生碰撞   (2) 5秒內發生碰撞     %
				% ---------------------------------------------------- %
				state_PPE_TST(idx_UE,:) = PingPong_Update(state_PPE_TST(idx_UE,:), idx_UEcnct_TST(idx_UE), idx_t);
				% ===/* Ping Pong State Update [1 sec] */===
				if    (state_PPE_TST(idx_UE,1) == state_PPE_TST(idx_UE,3) ...
					&& state_PPE_TST(idx_UE,1) ~= state_PPE_TST(idx_UE,2) ...
					&& state_PPE_TST(idx_UE,4) -  state_PPE_TST(idx_UE,5) <= MTS_1s ...
					&& prod(state_PPE_TST(idx_UE,:)) ~= 0)	% 2017.01.04 Live 2 Dead 2 Live is not Ping-Pong, Dead 2 Live 2 Dead either.
					% Ping-Pong Effect Occur
					n_PPE_1s_TST(idx_UE) = n_PPE_1s_TST(idx_UE) + 1; % [PRFM]
				end
				% ===/* Ping Pong State Update [5 sec] */===
				if    (state_PPE_TST(idx_UE,1) == state_PPE_TST(idx_UE,3) ...
					&& state_PPE_TST(idx_UE,1) ~= state_PPE_TST(idx_UE,2) ...
					&& state_PPE_TST(idx_UE,4) -  state_PPE_TST(idx_UE,5) <= MTS_5s ...
					&& prod(state_PPE_TST(idx_UE,:)) ~= 0)	% 2017.01.04 Live 2 Dead 2 Live is not Ping-Pong, Dead 2 Live 2 Dead either.
					% Ping-Pong Effect Occur
					n_PPE_5s_TST(idx_UE) = n_PPE_5s_TST(idx_UE) + 1; % [PRFM]
					PPR_5s_TST(idx_UE)   = n_PPE_5s_TST(idx_UE) / n_HO_UE_TST(idx_UE);	% 2016.12.15
				end
				% 還原
				logical_HO(idx_UE) = 0;		

			else
				if UE_CoMP_orNOT(idx_UE) == 1 % 如果開始執行CoMP，這時Ping-pong  effect 不存在					
					state_PPE_TST(idx_UE,:) = 0;
				end
			end
		end	

        % Check_RB_Function(UE_RB_used, BS_RB_table, BS_RB_who_used, UE_CoMP_orNOT, idx_UEcnct_TST, idx_UEcnct_CoMP, n_ttoffered, n_UE, n_BS);;

		% ========================================================================================================================== %
		% 以下等等用來算Cell的CBR                                                                                                    % 
		% Cell角度的CBR: 若UE沒有連上預期的連線目標，反而到最後UE變得沒有Serving   Cell，這時這個Block Call就會算在預期的連線Cell上  %
		% Cell角度的CDR: 若UE本身有Serving Cell，但到最後UE離開Serving  Cell，這筆Call Drop就算在Serving Cell上                      %
		% ========================================================================================================================== %

		if idx_UEprey_TST(idx_UE) ~= 0     % 該UE是有預期的連線目標，正常都會有
			if idx_UEcnct_TST(idx_UE) == 0 % UE有預期目標，但最後卻沒有Serving  Cell
				n_DeadUE_BS(idx_UEprey_TST(idx_UE)) = n_DeadUE_BS(idx_UEprey_TST(idx_UE)) + 1;

			else % idx_UEcnct_TST(idx_UE) ~= 0
				n_LiveUE_BS(idx_UEcnct_TST(idx_UE)) = n_LiveUE_BS(idx_UEcnct_TST(idx_UE)) + 1;
			end
		end	

		% ============================================================================================ %
		%                    ________          /                     |                      |          %
		%   |          |    |               ___|___      |         __|__                ____|____      %
		%   |          |    |                  |     ____|__         |      ____            |          %
		%   |          |    |                __|__       |  |     ___|___  |    |        /  |  /       %
		%   |          |    |________       |__|__|      |  |        |     |____|       / \ | / \      %
		%   |          |    |               |__|__|     /   |        |___  |               /|\         %
		%   |          |    |                __|__     /  \ |     /  |     |_____         / | \        %
		%    __________     |________      ____|____  /    \|    /\__|_____________    __/  |  \__     %
		%                                                                                              %
		% ============================================================================================ %
		[lct_new, v_new, t_oneStep] = UMM_RWPmodel('V', idx_t, t_start, UE_lct(idx_UE,:), ...
													UE_timer_RWP1step(idx_UE,1), t_d, rectEdge, UE_v(idx_UE,:), ...
													seedSpeedMDS(idx_UE,idx_SEED(idx_UE)), ...
													seedAngleDEG(idx_UE,idx_SEED(idx_UE)), ... 
													seedEachStep(idx_UE,idx_SEED(idx_UE)));
		UE_lct(idx_UE, :) = lct_new;
		UE_v(idx_UE, :)   = v_new;
		UE_timer_RWP1step(idx_UE,1) = t_oneStep - t_d;	% Damn Bug 2016.10.18

		if UE_timer_RWP1step(idx_UE,1) < t_d
			UE_timer_RWP1step(idx_UE,1) = 0;
			% Seeds Checking
			idx_SEED(idx_UE) = idx_SEED(idx_UE) + 1;
			if (idx_SEED(idx_UE) == 10000)
				idx_SEED(idx_UE) = 1;	% Rerun Seeds
				seedLack = 1;			% For checking whether 10000 seeds is insufficient in 40000 sec. 2016.11.22
			end
		end

    end 
    % 結束Loop 2(UE的Loop)

    % ======================== %
    % 算Macro跟Pico的服務人數  %
    % ======================== %
    for idx_UE = 1:1:n_UE  
		Macro_Serving_Num_change(round(idx_t/t_d), 1)        = length(find(0 < idx_UEcnct_TST & idx_UEcnct_TST <= n_MC));
		Pico_NonCoMP_Serving_Num_change(round(idx_t/t_d), 1) = length(find(idx_UEcnct_TST > n_MC));
    end

    % ============================== %
    % 算BS所使用的Resource Block數量 %
    % ============================== %
    for idx_BS = 1:1:n_BS
    	BS_RB_consumption(idx_BS) = BS_RB_consumption(idx_BS) + length(nonzeros(BS_RB_table(idx_BS,:)));
    end

	% ======================================== %
	% 算UE的Call Block Rate and Call Drop Rate %
	% ======================================== %
	% UE Call Block Rate
	UE_CBR = UE_CBR + (n_Block_UE);

	% UE Call Drop Rate 
	UE_CDR  = UE_CDR + (n_Drop_UE);

	% UE平均存活人數	
	UE_survive = UE_survive + (n_UE - n_Block_UE - n_Drop_UE);
	
	% 重置
	n_Block_UE = 0;
	n_Drop_UE  = 0;

	% ======================================== %
    % 算BS的Call Block Rate and Call Drop Rate %
	% ======================================== %	
	for idx_BS = 1:n_BS
		% BS Call Block Rate
		if n_DeadUE_BS(idx_BS) == 0 && n_LiveUE_BS(idx_BS) == 0    % 如果沒有人把該BS 當目標，該BS 的CBR = 0
			CBR_BS_TST(idx_BS) = 0;
		else
			CBR_BS_TST(idx_BS) = n_DeadUE_BS(idx_BS) / (n_DeadUE_BS(idx_BS) + n_LiveUE_BS(idx_BS));
		end

		% BS Call Drop Rate
		if BS_last_time_serving(idx_BS) == 0 && CDR_BS(idx_BS) == 0
			CDR_BS_TST(idx_BS) = 0;
		else
			CDR_BS_TST(idx_BS) = CDR_BS(idx_BS) / (CDR_BS(idx_BS) + n_HO_BS_TST(idx_BS));
		end
	end

	% 重置
	n_DeadUE_BS(1,:)          = 0;
	n_LiveUE_BS(1,:)          = 0;

	% ----------- %
	% 更新Loading %
	% ----------- %
	[Load_TST] = Update_Loading(n_BS, n_MC, BS_RB_table, n_ttoffered, Pico_part);	

	% ================================================ % % ====================================== %
	%          -          -------        --            % %   --------    --------      -------    %
	%          |          |      )      /  \           % %   |          /        \    /           %
	%          |          |------      /----\          % %   |------|  |        \ |  |            %
	%          |          |           /      \         % %   |          \        X    \           %
	%          -------    -          -        -        % %   -           -------- \    -------    %
	% ================================================ % % ====================================== %	
	% Loop 4: 基地台開始做Fuzzy Q (需要細胞的CIO, Loading, CBR, CDR)
	if (idx_t == t_start || rem(idx_t, FQ_BS_LI_TST) <= 0.01)
		for idx_BS = 1:n_BS			
			% Fuzzifier
			DoM_CIO_TSTc(idx_BS,:)      = FQc1_Fuzzifier(CIO_TST(idx_BS), 'C');  % CIO的degree of membership
			DoM_Load_TSTc(idx_BS,:)     = FQc1_Fuzzifier(Load_TST(idx_BS),'L');  % Loading的degree of membership
			DoT_Rule_New_TSTc(idx_BS,:) = FQc2_DegreeOfTruth(DoM_CIO_TSTc(idx_BS,:), DoM_Load_TSTc(idx_BS,:),'D');  %算degree of truth的方法D (相乘)

			if (idx_t ~= t_start)
				% 算Q Bonus
				Q_reward_TSTc(idx_BS) = FQc6_Reward(Load_TST(idx_BS), CBR_BS_TST(idx_BS), CDR_BS_TST(idx_BS),'C');
				V_fx_new_TSTc(idx_BS) = FQc5_Vfunction(DoT_Rule_New_TSTc(idx_BS,:), Q_Table_TSTc(:,:,idx_BS));
				Q_bonus_TSTc(idx_BS)  = FQc7_Qbonus(Q_reward_TSTc(idx_BS), FQ_BS_DF_TST, V_fx_new_TSTc(idx_BS), ...
																							Q_fx_old_TSTc(idx_BS));
				% Q Update
					Q_Table_TSTc(:,:,idx_BS) = FQc8_Qupdate(Q_Table_TSTc(:,:,idx_BS), idx_subAct_choosed_old_TSTc(idx_BS,:), ...
															FQ_BS_LR_TST, Q_bonus_TSTc(idx_BS), DoT_Rule_Old_TSTc(idx_BS,:));
			end
			% Global Action
			[GlobalAct_TSTc(idx_BS),idx_subAct_choosed_new_TSTc(idx_BS,:)] = FQc3_GlobalAction(DoT_Rule_New_TSTc(idx_BS,:), ...
																									Q_Table_TSTc(:,:,idx_BS));
			%這邊GlobalAct是當作變化量，要在加上前一次的CIO，當作下一次真正使用的CIO    (目的是為了不讓CIO變化太大) 
			if     (CIO_TST(idx_BS) + GlobalAct_TSTc(idx_BS) < -5)
				CIO_TST(idx_BS) = -5;
			elseif (CIO_TST(idx_BS) + GlobalAct_TSTc(idx_BS) > 5)
				CIO_TST(idx_BS) = 5;
			else
				CIO_TST(idx_BS) = CIO_TST(idx_BS) + GlobalAct_TSTc(idx_BS);
			end

			% 計算Q-function 
			Q_fx_new_TSTc(idx_BS) = FQc4_Qfunction(DoT_Rule_New_TSTc(idx_BS,:), Q_Table_TSTc(:,:,idx_BS), ...
																	idx_subAct_choosed_new_TSTc(idx_BS,:));			
		end	
		% Recording for the different iteration of 'Q-function'
		Q_fx_old_TSTc               = Q_fx_new_TSTc;
		idx_subAct_choosed_old_TSTc = idx_subAct_choosed_new_TSTc;
		DoT_Rule_Old_TSTc           = DoT_Rule_New_TSTc;
	end
	% 結束 Loop 4

end

toc
